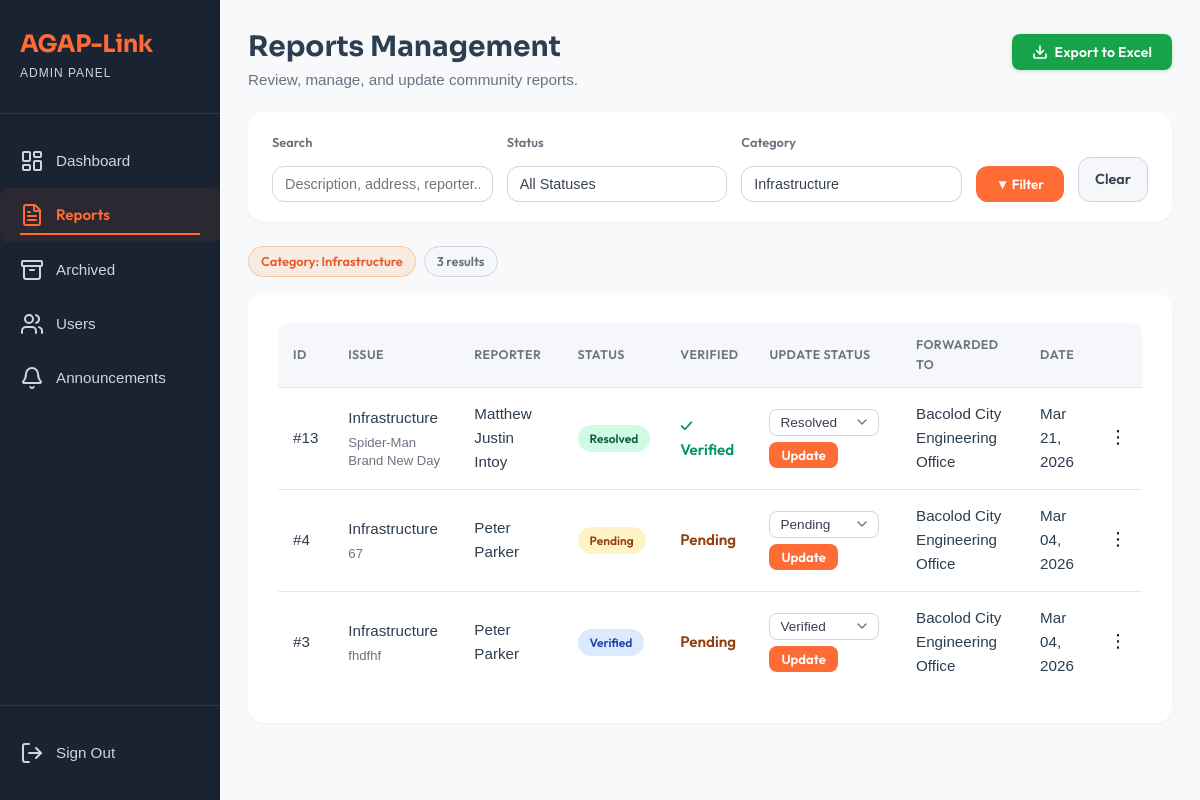
Page /view/admin_module/admin_report.php?category=1 (signed in) on the committed database.
### tables this page shows
CREATE TABLE `reports` (
  `report_id` int(11) NOT NULL,
  `user_id` int(11) NOT NULL,
  `category_id` int(11) NOT NULL,
  `assigned_agency_id` int(11) DEFAULT NULL,
  `description` text NOT NULL,
  `address` varchar(255) NOT NULL,
  `photo_path` varchar(255) DEFAULT NULL,
  `gps_lat` decimal(10,8) DEFAULT NULL,
  `gps_long` decimal(11,8) DEFAULT NULL,
  `status` enum('Pending','Verified','Forwarded','Ongoing','Resolved') DEFAULT 'Pending',
  `priority` enum('Low','Medium','Critical') DEFAULT 'Low',
  `created_at` timestamp NOT NULL DEFAULT current_timestamp(),
  `updated_at` timestamp NOT NULL DEFAULT current_timestamp() ON UPDATE current_timestamp(),
  `is_archived` tinyint(1) NOT NULL DEFAULT 0 COMMENT '0 = active, 1 = archived (soft-deleted)',
  `archived_at` datetime DEFAULT NULL,
  `is_verified` tinyint(1) NOT NULL DEFAULT 0,
  `agency_verified_at` datetime DEFAULT NULL
);

CREATE TABLE `categories` (
  `category_id` int(11) NOT NULL,
  `name` varchar(50) NOT NULL,
  `description` text DEFAULT NULL,
  `created_at` timestamp NOT NULL DEFAULT current_timestamp()
);

CREATE TABLE `agencies` (
  `agency_id` int(11) NOT NULL,
  `name` varchar(100) NOT NULL,
  `contact_number` varchar(20) DEFAULT NULL,
  `type` varchar(50) DEFAULT NULL,
  `category_id` int(11) DEFAULT NULL,
  `created_at` timestamp NOT NULL DEFAULT current_timestamp()
);

### model/Report.php (called while the page is built, shortened)
<?php
require_once dirname(__DIR__) . '/config/agaplinkdb.php';
class Report
{
    private $conn;
    public function __construct()
    {
        global $conn;
        $this->conn = $conn;
    }
    public function getAllCategories()
    {
        $sql = "SELECT category_id, name FROM categories WHERE name != 'Other' ORDER BY name ASC";
        $q = $this->conn->query($sql);
        return $q->fetchAll(PDO::FETCH_ASSOC);
    }
    public function getFilteredReports($filterStatus = '', $filterCategory = '', $filterSearch = '')
    {
        $sql = "SELECT r.*, c.name AS category_name, a.name AS agency_name,
                       CONCAT(u.first_name, ' ', IFNULL(CONCAT(u.middle_initial, '. '), ''), u.last_name) AS full_name,
                       u.phone_number AS reporter_phone
                FROM reports r
                LEFT JOIN categories c ON r.category_id = c.category_id
                LEFT JOIN agencies   a ON r.assigned_agency_id = a.agency_id
                LEFT JOIN users      u ON r.user_id = u.user_id
                WHERE (r.is_archived = 0 OR r.is_archived IS NULL)";
        $params = [];
        if ($filterCategory !== '') {
            $sql .= " AND r.category_id = ?";
            $params[] = $filterCategory;
        }
        $sql .= " ORDER BY r.created_at DESC";
        $stmt = $this->conn->prepare($sql);
        $stmt->execute($params);
        return $stmt->fetchAll(PDO::FETCH_ASSOC);
    }
}

### view/admin_module/admin_report.php (the view, shortened to what this page needs)
<?php
require_once dirname(__DIR__, 2) . "/config/agaplinkdb.php";
require_once MODEL_PATH . 'Report.php';
$filterStatus   = $_GET['status']   ?? '';
$filterCategory = $_GET['category'] ?? '';
$filterSearch   = trim($_GET['search'] ?? '');
$reportModel = new Report();
$allReports  = $reportModel->getFilteredReports($filterStatus, $filterCategory, $filterSearch);
$hasReports  = !empty($allReports);
$categories  = $reportModel->getAllCategories();
$statuses = ['Pending', 'Verified', 'Forwarded', 'Ongoing', 'Resolved'];
?>
<!DOCTYPE html>
<html lang="en">
<head>
    <link rel="stylesheet" href="<?= ASSET_URL ?>/css/admin_module/admin_module.css">
     <link rel="stylesheet" href="<?= ASSET_URL ?>/css/admin_module/admin_reports.css">
</head>
<body data-base-url="<?= BASE_URL ?>">
    <div class="dashboard-container">
        <?php require_once __DIR__ . '/../partials/admin_sidebar.php'; ?>
        <main class="main-content page-transition">
            <div class="reports-header">
                <div>
                    <h1>Reports Management</h1>
                    <p>Review, manage, and update community reports.</p>
                </div>
                <div class="reports-header-actions">
                    <button type="button" id="exportReportsBtn" class="btn-export">
                        <svg xmlns="http://www.w3.org/2000/svg" width="16" height="16" viewBox="0 0 24 24" fill="none" stroke="currentColor" stroke-width="2.5" stroke-linecap="round" stroke-linejoin="round">
                            <path d="M21 15v4a2 2 0 0 1-2 2H5a2 2 0 0 1-2-2v-4"/>
                            <polyline points="7 10 12 15 17 10"/>
                            <line x1="12" y1="15" x2="12" y2="3"/>
                        </svg>
                        Export to Excel
                    </button>
                </div>
            </div>
            <form method="GET" action="">
                <div class="filter-bar">
                    <div class="form-group">
                        <label for="search">Search</label>
                        <input type="text" id="search" name="search"
                            placeholder="Description, address, reporter..."
                            value="<?= htmlspecialchars($filterSearch) ?>">
                    </div>
                    <div class="form-group">
                        <label for="status">Status</label>
                        <select name="status" id="status">
                            <option value="">All Statuses</option>
                        </select>
                    </div>
                    <div class="form-group">
                        <label for="category">Category</label>
                        <select name="category" id="category">
                            <?php foreach ($categories as $cat): ?>
                                <option value="<?= $cat['category_id'] ?>"
                                    <?= $filterCategory == $cat['category_id'] ? 'selected' : '' ?>>
                                    <?= htmlspecialchars($cat['name']) ?>
                                </option>
                            <?php endforeach; ?>
                        </select>
                    </div>
                    <button type="submit" class="btn-filter-apply">&#x25BC; Filter</button>
                    <a href="<?= BASE_URL ?>/view/admin_module/admin_report.php" class="btn-clear">Clear</a>
                </div>
            </form>
            <?php if ($filterStatus || $filterCategory || $filterSearch): ?>
                <div class="active-filters">
                    <?php if ($filterCategory): ?>
                        <?php $catName = array_column($categories, 'name', 'category_id')[$filterCategory] ?? $filterCategory; ?>
                        <span class="filter-tag">Category: <?= htmlspecialchars($catName) ?></span>
                    <?php endif; ?>
                    <span class="filter-tag" style="background:var(--color-gray-100); color:var(--color-gray-600); border-color:var(--color-gray-300);">
                        <?= count($allReports) ?> result<?= count($allReports) !== 1 ? 's' : '' ?>
                    </span>
                </div>
            <?php endif; ?>
            <section class="reports-section">
                <?php if (!$hasReports): ?>
                    <div class="empty-state">
                        <div class="empty-icon">📋</div>
                        <p class="empty-message">No reports found<?= ($filterStatus || $filterCategory || $filterSearch) ? ' matching your filters.' : ' yet.' ?></p>
                    </div>
                <?php else: ?>
                    <div class="table-wrapper">
                        <table class="reports-table" id="reportsTable">
                            <thead>
                                <tr>
                                    <th>ID</th>
                                    <th>Issue</th>
                                    <th>Reporter</th>
                                    <th>Status</th>
                                    <th>Verified</th>
                                    <th>Update Status</th>
                                    <th>Forwarded To</th>
                                    <th>Date</th>
                                    <th></th>
                                </tr>
                            </thead>
                            <tbody>
                                <?php foreach ($allReports as $report): ?>
                                    <tr
                                        data-report-id="<?= htmlspecialchars($report['report_id']) ?>"
                                        data-category="<?= htmlspecialchars($report['category_name'] ?? 'General') ?>"
                                        data-description="<?= htmlspecialchars($report['description'] ?? '') ?>"
                                        data-reporter="<?= htmlspecialchars($report['full_name'] ?? 'N/A') ?>"
                                        data-status="<?= htmlspecialchars($report['status']) ?>"
                                        data-verified="<?= !empty($report['is_verified']) ? 'Verified' : 'Pending' ?>"
                                        data-agency="<?= htmlspecialchars($report['agency_name'] ?? '—') ?>"
                                        data-date="<?= date('M d, Y', strtotime($report['created_at'])) ?>">
                                        <td>#<?= htmlspecialchars($report['report_id']) ?></td>
                                        <td>
                                            <?= htmlspecialchars($report['category_name'] ?? 'General') ?>
                                            <span class="report-cell-sub">
                                                <?= htmlspecialchars(mb_strimwidth($report['description'] ?? '', 0, 70, '…')) ?>
                                            </span>
                                        </td>
                                        <td><?= htmlspecialchars($report['full_name'] ?? 'N/A') ?></td>
                                        <td>
                                            <?php
                                            $status = strtolower($report['status']);
                                            $statusClass = match ($status) {
                                                'pending'   => 'status-pending',
                                                'ongoing'   => 'status-ongoing',
                                                'verified'  => 'status-verified',
                                                'forwarded' => 'status-forwarded',
                                                'resolved'  => 'status-resolved',
                                                default     => 'status-pending'
                                            };
                                            ?>
                                            <span class="<?= $statusClass ?>"><?= ucfirst($status) ?></span>
                                        </td>
                                        <td>
                                            <?php if (!empty($report['is_verified'])): ?>
                                                <span style="color: #059669; font-weight: 600;">✓ Verified</span>
                                            <?php else: ?>
                                                <span style="color: #92400e; font-weight: 600;">Pending</span>
                                            <?php endif; ?>
                                        </td>
                                        <td>
                                            <form method="POST"
                                                action="<?= BASE_URL ?>/controller/update_report_status.php"
                                                class="status-update-form">
                                                <select name="new_status">
                                                    <?php foreach ($statuses as $s): ?>
                                                        <option value="<?= $s ?>"
                                                            <?= $report['status'] === $s ? 'selected' : '' ?>>
                                                            <?= $s ?>
                                                        </option>
                                                    <?php endforeach; ?>
                                                </select>
                                                <button type="submit" class="btn-update-status">Update</button>
                                            </form>
                                        </td>
                                        <td><?= htmlspecialchars($report['agency_name'] ?? '—') ?></td>
                                        <td><?= date('M d, Y', strtotime($report['created_at'])) ?></td>
                                        <td class="action-cell">
                                            <div class="meatballs-container">
                                                <button type="button" class="meatballs-btn">⋮</button>
                                            </div>
                                        </td>
                                    </tr>
                                <?php endforeach; ?>
                            </tbody>
                        </table>
                    </div>
                <?php endif; ?>
            </section>
        </main>
    </div>
</body>
</html>

### assets/css/admin_module/admin_reports.css (style rules this page uses)
.reports-header { display: flex; justify-content: space-between; align-items: flex-start; flex-wrap: wrap; gap: 12px; margin-bottom: 20px; }
.reports-header-actions { display: flex; align-items: center; gap: 10px; padding-top: 4px; }
.btn-export { display: inline-flex; align-items: center; gap: 7px; padding: 9px 20px; background-color: #16a34a; color: #ffffff; border: none; border-radius: 8px; font-size: 14px; font-weight: 600; cursor: pointer; white-space: nowrap; transition: background-color 0.18s ease, box-shadow 0.18s ease, transform 0.1s ease; box-shadow: 0 1px 4px rgba(22, 163, 74, 0.25); letter-spacing: 0.01em; }
.btn-export svg { flex-shrink: 0; transition: transform 0.2s ease; }

### assets/css/user_module/user_module.css (style rules this page uses)
html, body { width: 100%; overflow-x: hidden; }
* { margin: 0; padding: 0; box-sizing: border-box; }
body { font-family: var(--font-primary); background-color: var(--color-light); color: var(--color-gray-800); line-height: 1.6; }
.dashboard-container { display: flex; min-height: 100vh; }
.main-content { flex: 1; padding: 30px; min-height: 100vh; }
.status-pending { background-color: #fef3c7; color: #92400e; }
.status-verified { background-color: #dbeafe; color: #1e40af; }
.status-resolved { background-color: #d1fae5; color: #065f46; }
.reports-header { display: flex; justify-content: space-between; align-items: center; margin-bottom: 30px; flex-wrap: wrap; gap: 20px; }
.form-group { display: flex; flex-direction: column; gap: 8px; }
@media (min-width: 769px) and (max-width: 1279px) { .main-content { margin-left: 220px; padding: 35px 30px; } }
.page-transition { opacity: 0; transform: translateY(10px); animation: pageFadeIn 1s ease forwards; }

### assets/css/landing_page/style.css (style rules this page uses)
:root { --color-primary: #ff6b35; --color-primary-dark: #e85a2a; --color-primary-light: #ff8555; --color-secondary: #2c3e50; --color-dark: #1a2332; --color-darker: #0f1923; --color-light: #f8f9fa; --color-white: #ffffff; --color-gray-100: #f5f7fa; --color-gray-200: #e4e7eb; --color-gray-300: #d1d5db; --color-gray-600: #6b7280; --color-gray-800: #374151; --color-success: #10b981; --color-warning: #f59e0b; --font-primary: "Outfit", sans-serif; --font-display: "Sora", sans-serif; --spacing-xs: 0.5rem; --spacing-sm: 1rem; --spacing-md: 1.5rem; --spacing-lg: 2rem; --spacing-xl: 3rem; --spacing-2xl: 4rem; --spacing-3xl: 6rem; --radius-sm: 0.5rem; --radius-md: 0.75rem; --radius-lg: 1rem; --radius-xl: 1.5rem; --shadow-sm: 0 1px 2px 0 rgba(0, 0, 0, 0.05); --shadow-md: 0 4px 6px -1px rgba(0, 0, 0, 0.1); --shadow-lg: 0 10px 15px -3px rgba(0, 0, 0, 0.1); --shadow-xl: 0 20px 25px -5px rgba(0, 0, 0, 0.1); --transition-fast: 150ms ease; --transition-base: 250ms ease; --transition-slow: 350ms ease; }
* { margin: 0; padding: 0; box-sizing: border-box; }
html { scroll-behavior: smooth; }
body { font-family: var(--font-primary); font-size: 16px; line-height: 1.6; color: var(--color-gray-800); background-color: var(--color-white); -webkit-font-smoothing: antialiased; -moz-osx-font-smoothing: grayscale; }
h1, h2, h3, h4, h5, h6 { font-family: var(--font-display); font-weight: 700; line-height: 1.2; color: var(--color-dark); }

### rows in the picture
reports: report_id "13", category.name "Infrastructure", description "Spider-Man Brand New Day", full_name "Matthew Justin Intoy", status "Resolved", is_verified "✓ Verified", new_status "Resolved", assigned_agency.name "Bacolod City Engineering Office", created_at "Mar 21, 2026"
reports: report_id "4", category.name "Infrastructure", description "67", full_name "Peter Parker", status "Pending", is_verified "Pending", new_status "Pending", assigned_agency.name "Bacolod City Engineering Office", created_at "Mar 04, 2026"
reports: report_id "3", category.name "Infrastructure", description "fhdfhf", full_name "Peter Parker", status "Verified", is_verified "Pending", new_status "Verified", assigned_agency.name "Bacolod City Engineering Office", created_at "Mar 04, 2026"

### other values in the picture
$catName "Infrastructure"
count($allReports) "3"
form field category "Infrastructure"
